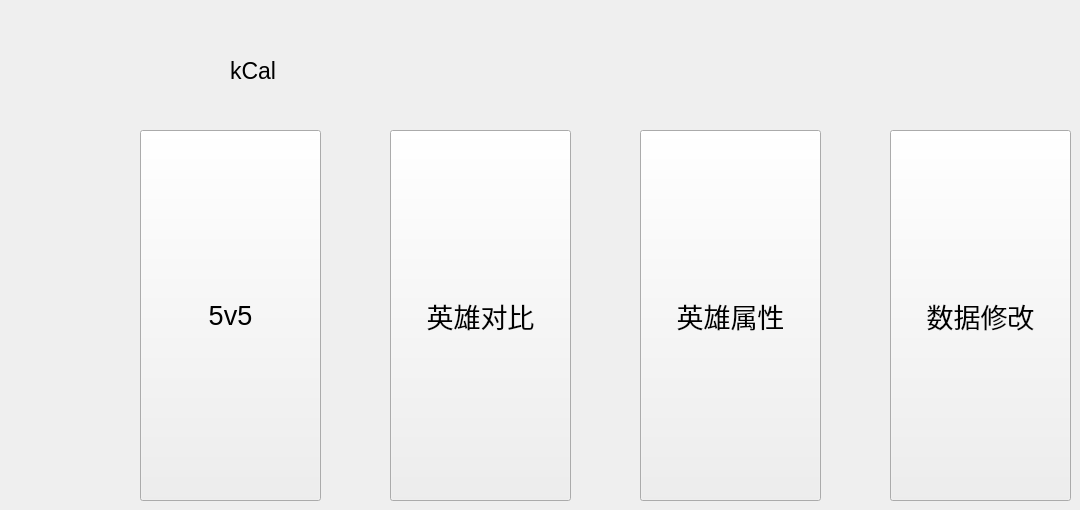
    <widget class="QWidget" name="page_3">
     <widget class="QPushButton" name="pushButton_kCal_return">
      <property name="geometry">
       <rect>
        <x>10</x>
        <y>40</y>
        <width>194</width>
        <height>59</height>
       </rect>
      </property>
      <property name="styleSheet">
       <string notr="true">QPushButton {
  min-width:194px;
  max-width:194px;
  min-height:59px;
  max-height:59px;
  border-width: 0px;
  border-style: outset;
  font-size: 28px;
  border-radius: 0px;
  color: black;
  background-color: transparent;
  border-color: red;
  box-shadow: 0px 0px 0px rgba(0, 0, 127, 255);
  background-image: url(D:/kCal/icon_pic/85923789d31e1c88f5cb6808dd1eb125_back.png);
  image: url(C:/Users/zhangyun/Desktop/icon_pic/85923789d31e1c88f5cb6808dd1eb125_back.png);
}</string>
      </property>
      <property name="text">
       <string/>
      </property>
     </widget>
     <widget class="QPushButton" name="pushButton_datachange">
      <property name="geometry">
       <rect>
        <x>890</x>
        <y>130</y>
        <width>181</width>
        <height>371</height>
       </rect>
      </property>
      <property name="font">
       <font>
        <pointsize>20</pointsize>
       </font>
      </property>
      <property name="text">
       <string>数据修改</string>
      </property>
     </widget>
     <widget class="QPushButton" name="pushButton_ability">
      <property name="geometry">
       <rect>
        <x>640</x>
        <y>130</y>
        <width>181</width>
        <height>371</height>
       </rect>
      </property>
      <property name="font">
       <font>
        <pointsize>20</pointsize>
       </font>
      </property>
      <property name="text">
       <string>英雄属性</string>
      </property>
     </widget>
     <widget class="QPushButton" name="pushButton_vs">
      <property name="geometry">
       <rect>
        <x>390</x>
        <y>130</y>
        <width>181</width>
        <height>371</height>
       </rect>
      </property>
      <property name="font">
       <font>
        <pointsize>20</pointsize>
       </font>
      </property>
      <property name="text">
       <string>英雄对比</string>
      </property>
     </widget>
     <widget class="QPushButton" name="pushButton_525">
      <property name="geometry">
       <rect>
        <x>140</x>
        <y>130</y>
        <width>181</width>
        <height>371</height>
       </rect>
      </property>
      <property name="font">
       <font>
        <pointsize>20</pointsize>
       </font>
      </property>
      <property name="text">
       <string>5v5</string>
      </property>
     </widget>
     <widget class="QLabel" name="label_3">
      <property name="geometry">
       <rect>
        <x>230</x>
        <y>40</y>
        <width>221</width>
        <height>61</height>
       </rect>
      </property>
      <property name="font">
       <font>
        <pointsize>17</pointsize>
       </font>
      </property>
      <property name="text">
       <string>kCal</string>
      </property>
     </widget>
    </widget>
